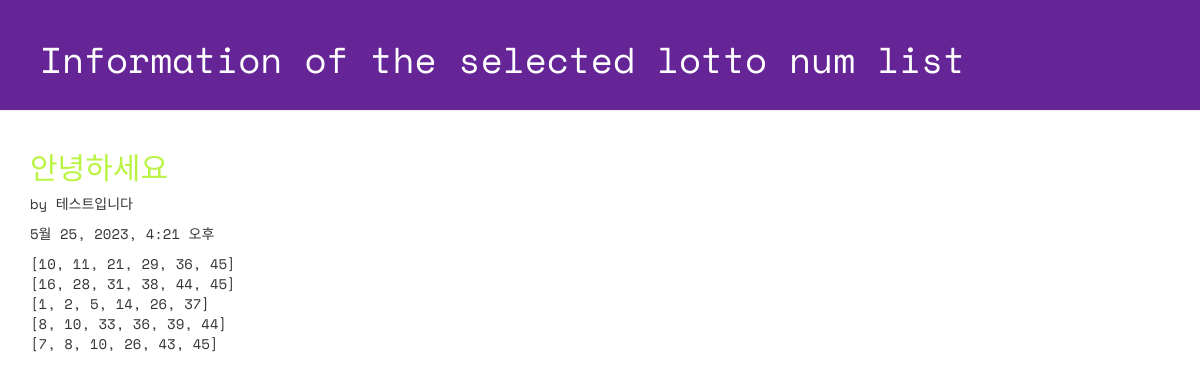
/lotto/4/detail/, run on the app's committed database.
### lotto/models.py (models this page shows, shortened)
class GuessNumbers(models.Model):
    name = models.CharField(max_length=24) # 로또 번호 리스트의 이름
    text = models.CharField(max_length=255) # 로또 번호 리스트에 대한 설명
    lottos = models.CharField(max_length=255, default='[1, 2, 3, 4, 5, 6]') # 로또 번호들이 담길 str
    num_lotto = models.IntegerField(default=5) # 6개 번호 set의 갯수
    update_date = models.DateTimeField()

### lotto/views.py (the view)
# urls.py: path('lotto/<int:lottokey>/detail/', views.detail, name='detail'),
def detail(request, lottokey):
    lotto = GuessNumbers.objects.get(id=lottokey)
    return render(request,'lotto/detail.html',{'lotto':lotto})

### lotto/templates/lotto/detail.html (shortened to what this page needs)
<!DOCTYPE html>
{% load static %}
<html lang="ko">
<head>
  <link rel="stylesheet" href="//maxcdn.bootstrapcdn.com/bootstrap/3.2.0/css/bootstrap.min.css">
  <link rel="stylesheet" href="//maxcdn.bootstrapcdn.com/bootstrap/3.2.0/css/bootstrap-theme.min.css">
  <link rel="stylesheet" href="{% static 'css/lotto.css'%}">
</head>
<body>
  <div class="page-header">
    <h1>Information of the selected lotto num list</h1>
  </div>
  <div class="container lotto">
    <h2>{{ lotto.text }}</h2>
    <p> by {{ lotto.name }}</p>
    <p> {{ lotto.update_date }}</p>
    <p> {{ lotto.lottos | linebreaksbr }}</p>
  </div>
</body>
</html>

### lotto/static/css/lotto.css (style rules this page uses)
.page-header { background-color: #652596; margin-top: 0; padding: 20px 20px 20px 40px; font-family: 'Space Mono', monospace; }
.page-header h1 { color: #FFFFFF; }
.container { font-family: 'Space Mono', monospace; }
.container h2 { color: #b9f442; }

### data on the page
GuessNumbers: text "안녕하세요", name "테스트입니다", update_date "5월 25, 2023, 4:21 오후", lottos "[10, 11, 21, 29, 36, 45] [16, 28, 31, 38, 44, 45] [1, 2, 5, 14, 26, 37] [8, 10, 33, 36, 39, 44] [7, 8, 10, 26, 43, 45]"
